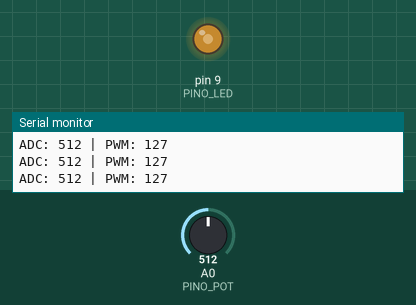
This sketch was run on a simulated Arduino Uno, built with avr-gcc and run on an emulated ATmega328P. Shown: output pins drawn as LEDs (lit = HIGH), the last lines printed to the serial monitor. Inputs (shaded band) come from the test bench; at power-on: A0 (PINO_POT) = 512.

Above: at 1.2 s.
1.3 s: A0 (PINO_POT) set to 410
At 1.9 s:
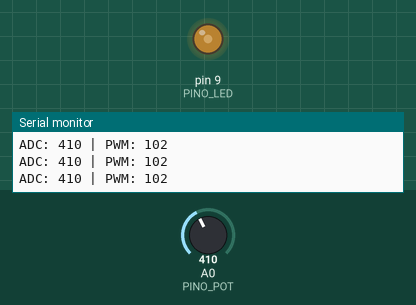
2.8 s: A0 (PINO_POT) set to 388
At 3.7 s:
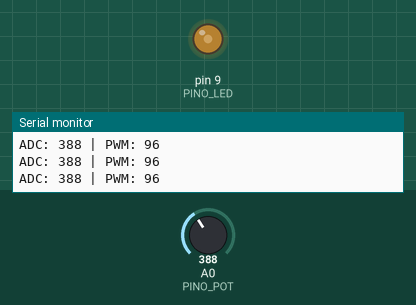
4.3 s: A0 (PINO_POT) set to 716
At 4.9 s:
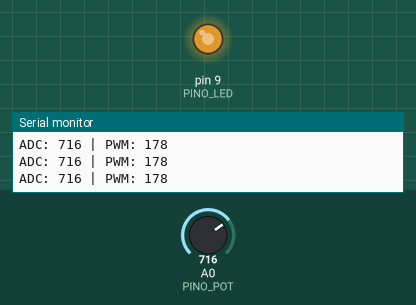
5.8 s: A0 (PINO_POT) set to 106
At 6.7 s:
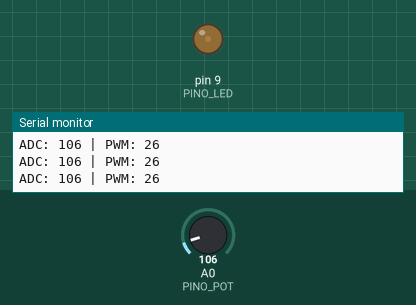
7.3 s: A0 (PINO_POT) set to 90
At 8.4 s:
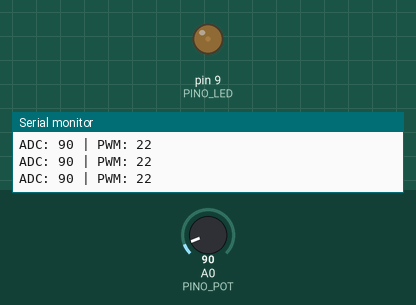
8.8 s: A0 (PINO_POT) set to 900
At 9.4 s:
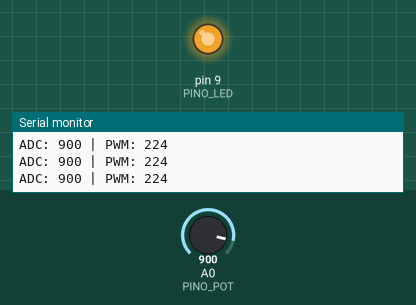
Timing chart, 0 to 11.3 s (numbered marks = the images above; inputs shaded):
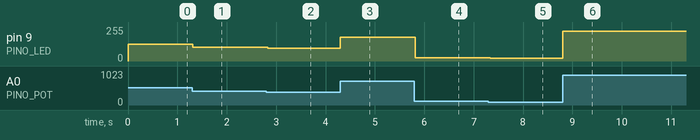

The sketch:

10_03_brilho_led_potenciometro.ino
```cpp
#define PINO_POT A0
#define PINO_LED 9

void setup() {
  pinMode(PINO_LED, OUTPUT);
  Serial.begin(9600);
}

void loop() {
  // Le o potenciometro
  int leituraADC = analogRead(PINO_POT);
  // Converte ADC (0-1023) para PWM (0-255)
  int brilho = map(leituraADC, 0, 1023, 0, 255);
  // Controla o LED
  analogWrite(PINO_LED, brilho);
  // Exibe os valores
  Serial.print("ADC: ");
  Serial.print(leituraADC);
  Serial.print(" | PWM: ");
  Serial.println(brilho);
  delay(50);
}
```

Measured:
- after the input at 1.3 s, pin 9 (PINO_LED): 127/255 → 102/255 at once
- after the input at 2.8 s, pin 9 (PINO_LED): 102/255 → 96/255 at once
- after the input at 4.3 s, pin 9 (PINO_LED): 96/255 → 178/255 at once
- after the input at 5.8 s, pin 9 (PINO_LED): 178/255 → 26/255 at once
- after the input at 7.3 s, pin 9 (PINO_LED): 26/255 → 22/255 at once
- after the input at 8.8 s, pin 9 (PINO_LED): 22/255 → 224/255 at once
